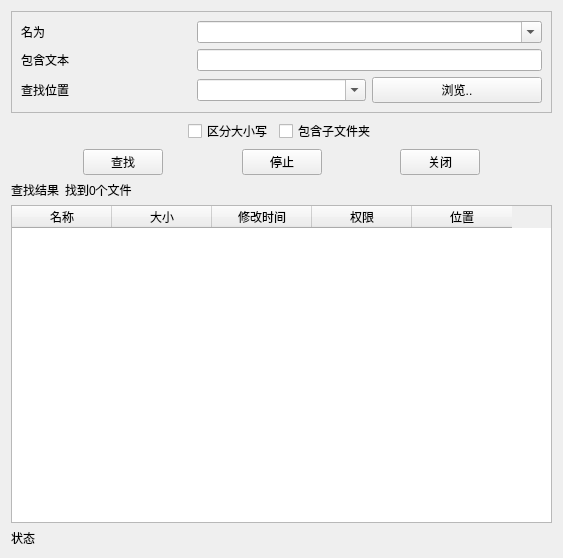
<?xml version="1.0" encoding="UTF-8"?>
<ui version="4.0">
 <class>FindFileForm</class>
 <widget class="QWidget" name="FindFileForm">
  <property name="geometry">
   <rect>
    <x>0</x>
    <y>0</y>
    <width>563</width>
    <height>558</height>
   </rect>
  </property>
  <property name="windowTitle">
   <string>查找文件</string>
  </property>
  <property name="windowIcon">
   <iconset resource="touxiang.qrc">
    <normaloff>:/bool.png</normaloff>:/bool.png</iconset>
  </property>
  <property name="windowOpacity">
   <double>0.300000000000000</double>
  </property>
  <layout class="QVBoxLayout" name="verticalLayout">
   <item>
    <widget class="QFrame" name="frame">
     <property name="frameShape">
      <enum>QFrame::StyledPanel</enum>
     </property>
     <property name="frameShadow">
      <enum>QFrame::Raised</enum>
     </property>
     <layout class="QGridLayout" name="gridLayout">
      <item row="0" column="0">
       <widget class="QLabel" name="label">
        <property name="text">
         <string>名为</string>
        </property>
       </widget>
      </item>
      <item row="0" column="1" colspan="2">
       <widget class="QComboBox" name="nameComboBox">
        <property name="editable">
         <bool>true</bool>
        </property>
       </widget>
      </item>
      <item row="1" column="0">
       <widget class="QLabel" name="label_2">
        <property name="text">
         <string>包含文本</string>
        </property>
       </widget>
      </item>
      <item row="1" column="1" colspan="2">
       <widget class="QLineEdit" name="txtLineEdit"/>
      </item>
      <item row="2" column="0">
       <widget class="QLabel" name="label_3">
        <property name="text">
         <string>查找位置</string>
        </property>
       </widget>
      </item>
      <item row="2" column="1">
       <widget class="QComboBox" name="dirComboBox">
        <property name="editable">
         <bool>true</bool>
        </property>
       </widget>
      </item>
      <item row="2" column="2">
       <widget class="QPushButton" name="browsePushBtn">
        <property name="text">
         <string>浏览..</string>
        </property>
       </widget>
      </item>
     </layout>
     <zorder>label</zorder>
     <zorder>label_2</zorder>
     <zorder>label_3</zorder>
     <zorder>nameComboBox</zorder>
     <zorder>txtLineEdit</zorder>
     <zorder>dirComboBox</zorder>
     <zorder>browsePushBtn</zorder>
    </widget>
   </item>
   <item>
    <layout class="QHBoxLayout" name="horizontalLayout">
     <item>
      <spacer name="horizontalSpacer">
       <property name="orientation">
        <enum>Qt::Horizontal</enum>
       </property>
       <property name="sizeHint" stdset="0">
        <size>
         <width>40</width>
         <height>20</height>
        </size>
       </property>
      </spacer>
     </item>
     <item>
      <widget class="QCheckBox" name="sensitiveCheckBox">
       <property name="text">
        <string>区分大小写</string>
       </property>
      </widget>
     </item>
     <item>
      <widget class="QCheckBox" name="subfolderCheckBox">
       <property name="text">
        <string>包含子文件夹</string>
       </property>
      </widget>
     </item>
     <item>
      <spacer name="horizontalSpacer_2">
       <property name="orientation">
        <enum>Qt::Horizontal</enum>
       </property>
       <property name="sizeHint" stdset="0">
        <size>
         <width>40</width>
         <height>20</height>
        </size>
       </property>
      </spacer>
     </item>
    </layout>
   </item>
   <item>
    <layout class="QHBoxLayout" name="horizontalLayout_2">
     <item>
      <spacer name="horizontalSpacer_3">
       <property name="orientation">
        <enum>Qt::Horizontal</enum>
       </property>
       <property name="sizeHint" stdset="0">
        <size>
         <width>30</width>
         <height>20</height>
        </size>
       </property>
      </spacer>
     </item>
     <item>
      <widget class="QPushButton" name="findPushBtn">
       <property name="text">
        <string>查找</string>
       </property>
      </widget>
     </item>
     <item>
      <spacer name="horizontalSpacer_4">
       <property name="orientation">
        <enum>Qt::Horizontal</enum>
       </property>
       <property name="sizeHint" stdset="0">
        <size>
         <width>29</width>
         <height>20</height>
        </size>
       </property>
      </spacer>
     </item>
     <item>
      <widget class="QPushButton" name="stopPushBtn">
       <property name="text">
        <string>停止</string>
       </property>
      </widget>
     </item>
     <item>
      <spacer name="horizontalSpacer_5">
       <property name="orientation">
        <enum>Qt::Horizontal</enum>
       </property>
       <property name="sizeHint" stdset="0">
        <size>
         <width>30</width>
         <height>20</height>
        </size>
       </property>
      </spacer>
     </item>
     <item>
      <widget class="QPushButton" name="closePushBtn">
       <property name="text">
        <string>关闭</string>
       </property>
      </widget>
     </item>
     <item>
      <spacer name="horizontalSpacer_6">
       <property name="orientation">
        <enum>Qt::Horizontal</enum>
       </property>
       <property name="sizeHint" stdset="0">
        <size>
         <width>29</width>
         <height>20</height>
        </size>
       </property>
      </spacer>
     </item>
    </layout>
   </item>
   <item>
    <layout class="QHBoxLayout" name="horizontalLayout_4">
     <item>
      <widget class="QLabel" name="label_4">
       <property name="text">
        <string>查找结果</string>
       </property>
      </widget>
     </item>
     <item>
      <widget class="QLabel" name="resultLabel">
       <property name="sizePolicy">
        <sizepolicy hsizetype="Preferred" vsizetype="Preferred">
         <horstretch>3</horstretch>
         <verstretch>0</verstretch>
        </sizepolicy>
       </property>
       <property name="text">
        <string>找到0个文件</string>
       </property>
      </widget>
     </item>
    </layout>
   </item>
   <item>
    <widget class="QTableWidget" name="resultTableWidget">
     <column>
      <property name="text">
       <string>名称</string>
      </property>
     </column>
     <column>
      <property name="text">
       <string>大小</string>
      </property>
     </column>
     <column>
      <property name="text">
       <string>修改时间</string>
      </property>
     </column>
     <column>
      <property name="text">
       <string>权限</string>
      </property>
     </column>
     <column>
      <property name="text">
       <string>位置</string>
      </property>
     </column>
    </widget>
   </item>
   <item>
    <layout class="QHBoxLayout" name="horizontalLayout_3">
     <item>
      <widget class="QLabel" name="statusLabel">
       <property name="sizePolicy">
        <sizepolicy hsizetype="Preferred" vsizetype="Preferred">
         <horstretch>1</horstretch>
         <verstretch>0</verstretch>
        </sizepolicy>
       </property>
       <property name="text">
        <string>状态</string>
       </property>
      </widget>
     </item>
     <item>
      <widget class="QLabel" name="pathLabel">
       <property name="text">
        <string/>
       </property>
       <property name="textFormat">
        <enum>Qt::AutoText</enum>
       </property>
       <property name="alignment">
        <set>Qt::AlignLeading|Qt::AlignLeft|Qt::AlignVCenter</set>
       </property>
      </widget>
     </item>
    </layout>
   </item>
  </layout>
 </widget>
 <resources>
  <include location="touxiang.qrc"/>
 </resources>
 <connections/>
</ui>
